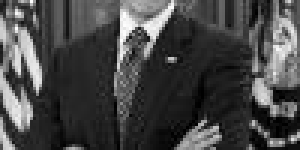
#> input picture downloads/President/10.President_Barack_Obama.jpg, 100 x 50 px, found by its file name (shown 3 times larger)
$ python main.py
#> lines starting #> are read from the running program, lines starting #| are printed output that depends on the picture
import os
from google_images_download import google_images_download  # importing the library
from skimage.io import imread, imsave
from skimage.transform import rescale
from skimage.color import rgb2gray
from PIL import Image


redownload_pictures = False
turn_to_gray = True
reformat_images = True
generate_new_image = True
targetImageWidth = 40
targetImageHeight = 20
folder_path = "\\picture-of-pictures"
folderToLoop = "President"
directory = os.getcwd() + folder_path + "\\downloads\\" + folderToLoop


def ComparePictures(img1, img2):
    # print(img1)
    # print(img2)
    total_dif = 0
    for x in range(img1.shape[0]):
        for y in range(img1.shape[1]):
            try:
                # print(str(int(img1[x, y])) + " - " + str(int(img2[x, y])))
                total_dif += abs(int(img1[x, y]) - int(img2[x, y])) # if undefined return math.inf
            except:
                total_dif += 255

    return total_dif


if (redownload_pictures):
    response = google_images_download.googleimagesdownload()  # class instantiation

    if not (os.path.exists(os.getcwd() + folder_path + "\\downloads")):
        os.mkdir(os.getcwd() + folder_path + "\\downloads")
    arguments = {"keywords": "President", "output_directory": os.getcwd() + folder_path + "\\downloads", "limit": 160, "print_urls": True, "chromedriver": "C:\\Users\\Trevor and Riley\\Downloads\\chromedriver_win32\\chromedriver.exe"}  # creating list of arguments
    paths = response.download(arguments)  # passing the arguments to the function
    print(paths)  # printing absolute paths of the downloaded images


if (turn_to_gray):

    for filename in os.listdir(directory):
        print(filename)
        fullname = os.path.join(directory, filename)
        try:
            img = imread(fullname)
#> img is the input picture: shape (50, 100); min 0, max 255, mean 70.4
            img_grayscale = rgb2gray(img)
            imsave(fullname, img_grayscale)
        except Exception as e:
            print(e)
#> pass 2 of the loop `for filename in os.listdir(directory):`:
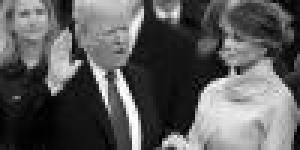
#> input picture downloads/President/11.caef324304a5643be5b5d49c5d274bcff0f40dcb.jpeg, 100 x 50 px, found by its file name (shown 3 times larger)
#> img is the input picture: shape (50, 100); min 0, max 255, mean 91.4

if (reformat_images):

    for filename in os.listdir(directory):
        print(filename)
        fullname = os.path.join(directory, filename)

        try:
            img = imread(fullname)

            if (targetImageHeight / targetImageWidth < img.shape[0] / img.shape[1]):
                # if too tall, scale by width
                img_rescaled = rescale(img, targetImageWidth / img.shape[1] * 2, anti_aliasing=False)

                # crop off the top
                center = img_rescaled.shape[0] / 2

                img_rescaled = img_rescaled[int(center - targetImageHeight):int(center + targetImageHeight)]
            else:
                # scale by height
                img_rescaled = rescale(img, targetImageWidth / img.shape[1] * 2, anti_aliasing=False)
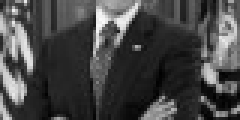
#> img_rescaled: shape (40, 80) float64 (shown 3 times larger); min 0.00509, max 0.98, mean 0.276

                # crop off the sides
                center = img_rescaled.shape[1] / 2
#> center = 40

                img_rescaled = img_rescaled[:, int(center - targetImageWidth):int(center + targetImageWidth)]


            imsave(fullname, img_rescaled)
        except:
            print("Couldn't Rescale")
#> pass 2 of the loop `for filename in os.listdir(directory):`:
#> `img_rescaled = rescale(img, targetImageWidth / img.shape[1] * 2, anti_..`:
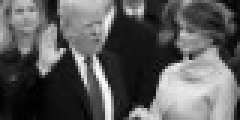
#> img_rescaled: shape (40, 80) float64 (shown 3 times larger); min 0.00251, max 0.983, mean 0.359


if (generate_new_image):
    targetname = os.getcwd() + folder_path + "\\target_image.jpg"
    targetImage = imread(targetname)
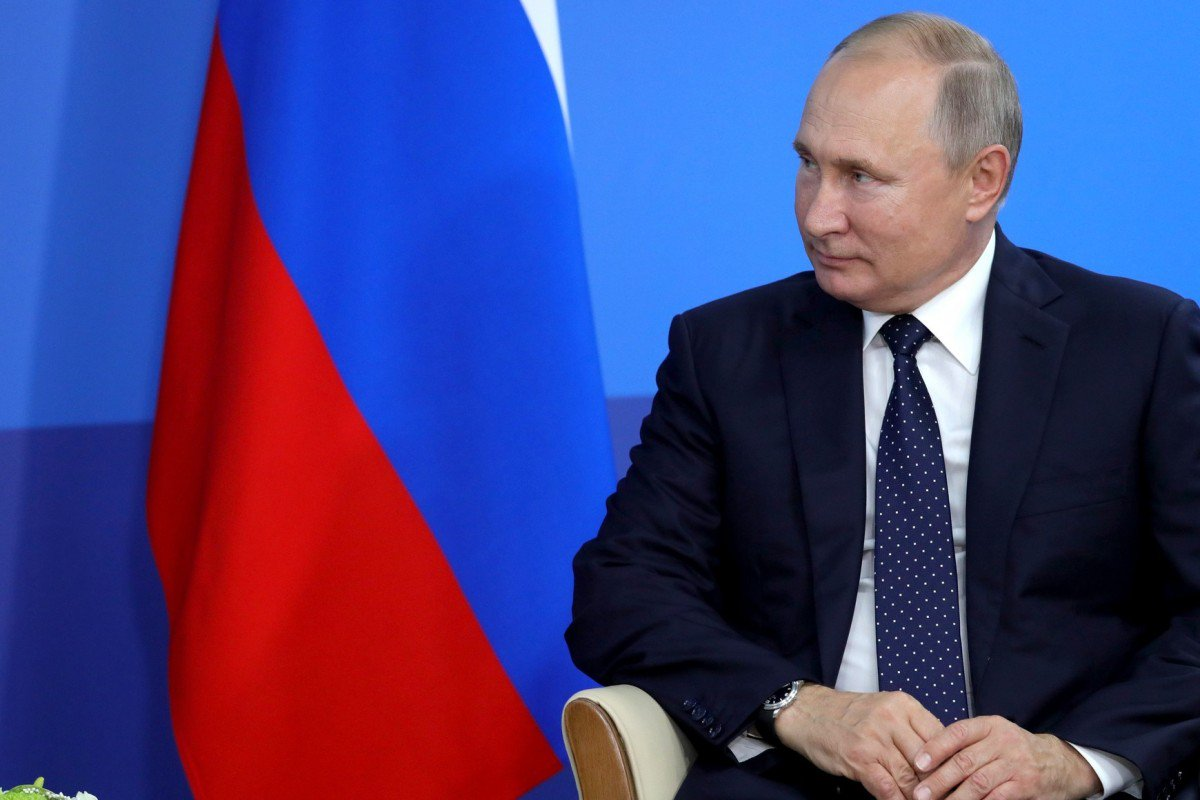
#> input picture target_image.jpg, 1200 x 800 px, found by its file name
#> targetImage is the input picture: shape (800, 1200, 3); mean R, G, B 69.5, 64.2, 124.3
    targetImage = rgb2gray(targetImage)
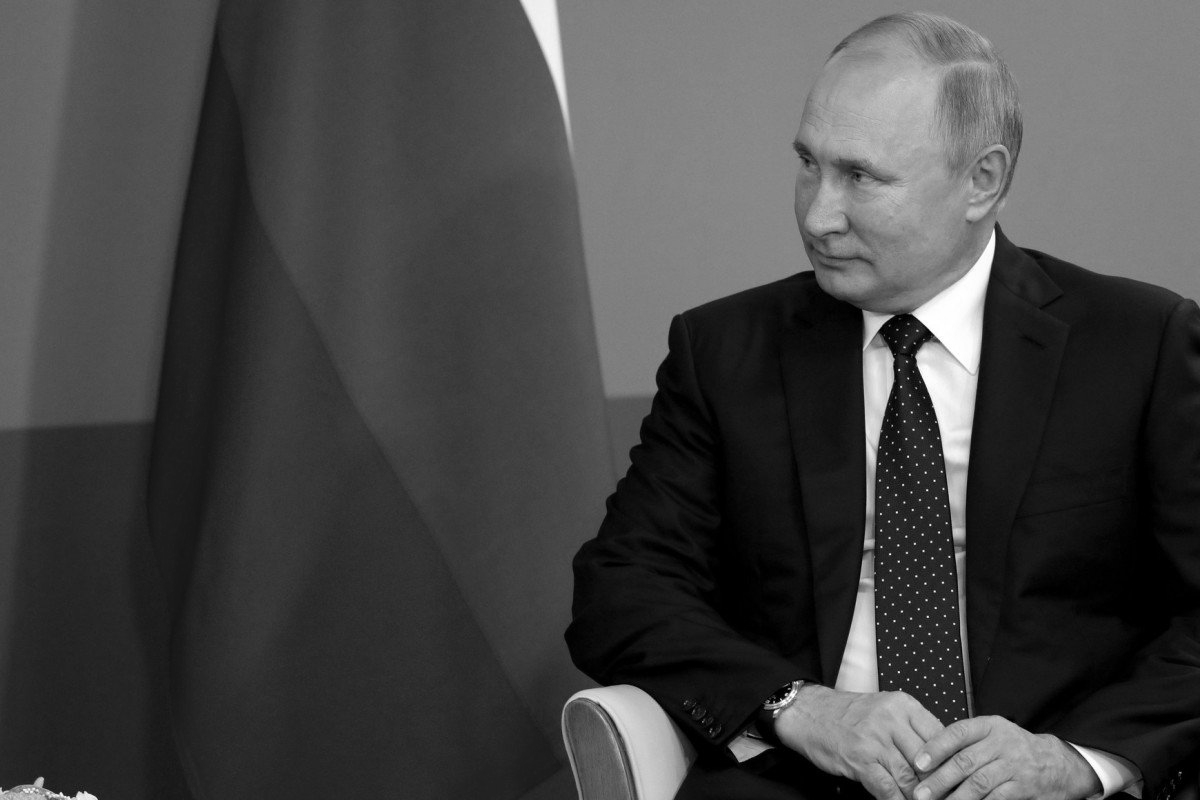
#> targetImage: shape (800, 1200) float64; min 0, max 1, mean 0.273


    centerX = targetImage.shape[1] / 2
#> centerX = 600
    centerY = targetImage.shape[0] / 2
#> centerY = 400
    newWidth = targetImage.shape[1] - (targetImage.shape[1] % (targetImageWidth * 2))
#> newWidth = 1200
    newHeight = targetImage.shape[0] - (targetImage.shape[0] % (targetImageHeight * 2))
#> newHeight = 800
    targetImage = targetImage[int(centerY - newHeight * 2):int(centerY + newHeight * 2), int(centerX - newWidth * 2):int(centerX + newWidth * 2)]
    imsave(targetname[:-4] + "using.jpg", targetImage)


    final_image = Image.new('RGB', (newWidth, newHeight))
#> final_image: PIL image 1200x800 RGB; every value is 0
    for x in range(0, int(targetImage.shape[1] / (targetImageWidth)) + 1):
        for y in range(0, int(targetImage.shape[0] / (targetImageHeight)) + 1):
            recordDifference = None
            recordFile = None
            for filename in os.listdir(directory):
                try:
                    f = imread(os.path.join(directory, filename))
                except:
                    continue
                    print("Skipped bad file: " + filename)


                n = ComparePictures(targetImage[y * targetImageHeight * 2:(y + 1) * targetImageHeight * 2, x * targetImageWidth * 2:(x + 1) * targetImageWidth * 2] * 255, f) # multiply target image height by 2?
                # print(str(n) + " : " + filename)

                if recordDifference == None:
                    recordDifference = n
                    recordFile = directory + "/" + filename

                # print(recordDifference)
                if n < recordDifference:
                    recordDifference = n
                    recordFile = directory + "/" + filename

#> (the run stopped early here; a loop or call above may not have finished)
